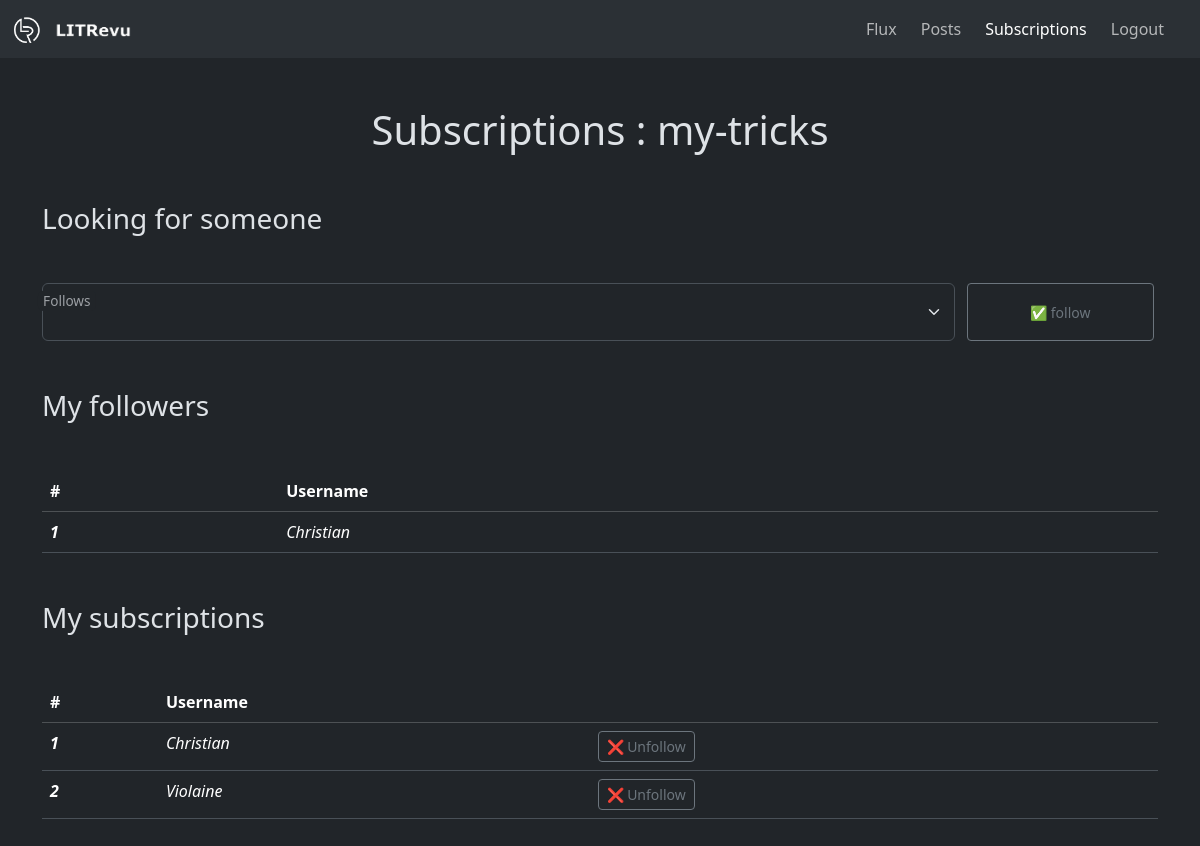
Page /subscriptions/ (signed in) on the earlier database version.
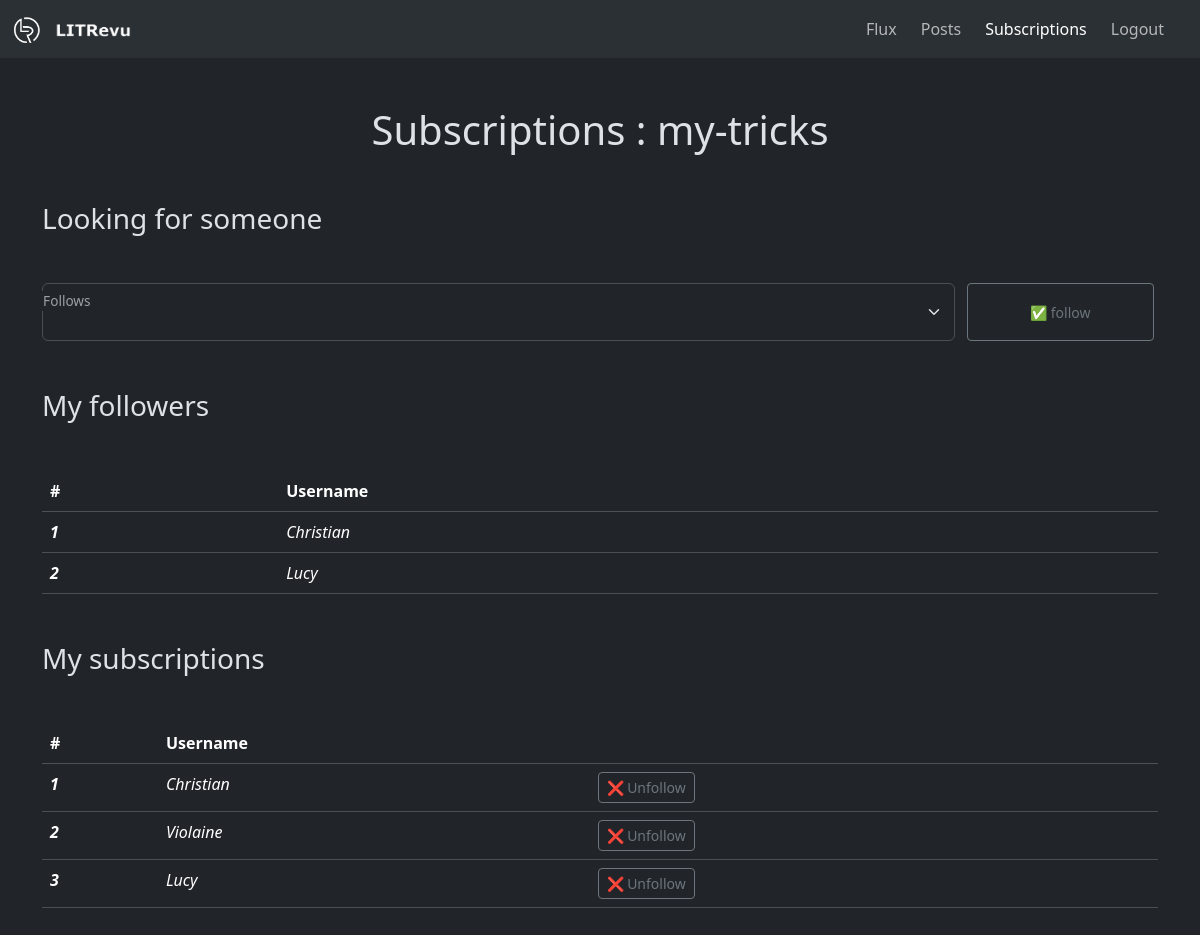
Same page on the later database version.
### books_reviews/models.py (models this page shows, shortened)
class UserProfile(models.Model):
    user = models.OneToOneField(User, on_delete=models.CASCADE, related_name='profile')
    follows = models.ManyToManyField(to="self", symmetrical=False, related_name='followed_by')
    is_staff = False
    def __str__(self):
        return self.user.username

### books_reviews/views.py (the view, shortened to what this page needs)
# urls.py: path("subscriptions/", subscriptions, name="subscriptions"),
@login_required(login_url="user_login")
def subscriptions(request, user_id=None):
    user: UserProfile = UserProfile.objects.get(user__username=request.user)
    users_not_followed = UserProfile.objects.exclude(
        id__in=user.follows.all().values_list("id", flat=True)
    )
    users_not_followed = users_not_followed.exclude(user=request.user)
    data = {
        "username": user.user.username,
        "follows": enumerate(user.follows.all(), start=1),
        "followed_by": enumerate(user.followed_by.all(), start=1),
        "others": users_not_followed,
    }
    return render(request, template_name="books_reviews/subscriptions.html", context=data)

### books_reviews/templates/books_reviews/subscriptions.html (shortened to what this page needs)
<!DOCTYPE html>
{% load static %}
<html lang="en" data-bs-theme="dark">
<head>
    {% include 'books_reviews/_head.html' %}
</head>
<body>
    {% include 'books_reviews/_navbar.html' %}
    <div class="container">
        <h1 tabindex="0" class="mb-5 text-center">Subscriptions : {{ username }}</h1>
        <h2 tabindex="0" class="mb-5 fs-3">Looking for someone</h2>
            <form action="" method="post" class="pe-3 row mb-5">
                <div class="form-floating col-10">
                    <select name="others_select" id="others_select" class="form-select">
                    </select>
                    <label for="others_select">Follows</label>
                </div>
                <button type="submit" name="form_submit" value="follow" class="btn btn-sm btn-outline-secondary m-0 col-2">✅ follow</button>
            </form>
        <h2 tabindex="0" class="mb-5 fs-3">My followers</h2>
        <table class="table mb-5">
            <thead class="table-dark">
                <th scope="col">#</th>
                <th scope="col">Username</th>
            </thead>
            <tbody>
                {% for index, follower in followed_by %}
                <tr>
                    <th tabindex="0" scope="row" class="fst-italic">{{ index }}</th>
                    <td tabindex="0" scope="row" class="fst-italic">{{ follower }}</td>
                </tr>
                {% endfor %}
            </tbody>
        </table>
        <h2 tabindex="0" class="mb-5 fs-3">My subscriptions</h2>
        <table class="table mb-5">
            <thead class="table-dark">
                <th scope="col">#</th>
                <th scope="col">Username</th>
                <th scope="col"></th>
            </thead>
            <tbody>
                {% for index, follow in follows %}
                <tr>
                    <th tabindex="0" scope="row" class="fst-italic">{{ index }}</th>
                    <td tabindex="0" scope="row" class="fst-italic">{{ follow }}</td>
                    <td scope="row">
                        <form method="post" action="{% url 'unfollow' follow.id %}" class="m-0 d-flex pe-3">
                            <button type="submit" name="form_submit" value="unfollow" class="btn btn-sm btn-outline-secondary m-0">❌ Unfollow</button>
                        </form>
                    </td>
                </tr>
                {% endfor %}
            </tbody>
        </table>
    </div>
</body>
</html>

Differences in the rows shown:
added UserProfile: index "2", user.username "Lucy", index "3"
